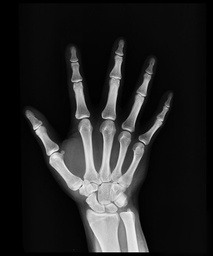
#> input picture Xử lý ảnh_Phát hiện xương gãy/data_test/1.jpg, 213 x 256 px, shrunk from 768 x 923 before the run
$ python -i fracture_detect.py   (imports and definitions only)   (older library calls are emulated)
#> lines starting #> are read from the running program, lines starting #| are printed output that depends on the picture
import numpy as np
import cv2

# Canny Edge Dectetion
# [55 lines left out: function CannyDetector, not called in this run]

# Sobel Filter
def GetSobel(image, Sobel, width, height):
    I_d = np.zeros((width, height), np.float32)

    for rows in range(width):
        for cols in range(height):
            if rows >= 1 or rows <= width - 2 and cols >= 1 or cols <= height - 2:
                for ind in range(3):
                    for ite in range(3):
                        I_d[rows][cols] += Sobel[ind][ite] * image[rows - ind - 1][cols - ite - 1]
            else:
                I_d[rows][cols] = image[rows][cols]

    return I_d

# Harris Corner Detection
def HarrisCornerDetection(image):
    SobelX = np.array([[-1, 0, 1], [-2, 0, 2], [-1, 0, 1]])
    SobelY = np.array([[-1, -2, -1], [0, 0, 0], [1, 2, 1]])

    w, h = image.shape

    ImgX = GetSobel(image, SobelX, w, h)
    ImgY = GetSobel(image, SobelY, w, h)

    for ind1 in range(w):
        for ind2 in range(h):
            if ImgY[ind1][ind2] < 0:
                ImgY[ind1][ind2] *= -1
            if ImgX[ind1][ind2] < 0:
                ImgX[ind1][ind2] *= -1

    ImgX_2 = np.square(ImgX)
    ImgY_2 = np.square(ImgY)

    ImgXY = np.multiply(ImgX, ImgY)
    ImgYX = np.multiply(ImgY, ImgX)

    Sigma = 1.4

    kernelsize = (3, 3)

    ImgX_2 = cv2.GaussianBlur(ImgX_2, kernelsize, Sigma)
    ImgY_2 = cv2.GaussianBlur(ImgY_2, kernelsize, Sigma)
    ImgXY = cv2.GaussianBlur(ImgXY, kernelsize, Sigma)
    ImgYX = cv2.GaussianBlur(ImgYX, kernelsize, Sigma)

    alpha = 0.06
    R = np.zeros((w, h), np.float32)

    for row in range(w):
        for col in range(h):
            M_bar = np.array([[ImgX_2[row][col], ImgXY[row][col]], [ImgYX[row][col], ImgY_2[row][col]]])
            R[row][col] = np.linalg.det(M_bar) - (alpha * np.square(np.trace(M_bar)))
    return R

>>> import cv2
>>> picture = cv2.imread('data_test/1.jpg', cv2.IMREAD_GRAYSCALE)
#> picture is the input picture: shape (256, 213); min 0, max 255, mean 36.3
>>> result = HarrisCornerDetection(picture)
#> after the loop in GetSobel, `for rows in range(width):`:
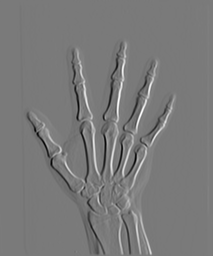
#> I_d: shape (256, 213) float32; min -731, max 793, mean 0; drawn with min black and max white
#> call 2 of GetSobel, with Sobel = array of shape (3, 3), width = 256, height = 213
#> after the loop in GetSobel (call 2), `for rows in range(width):`:
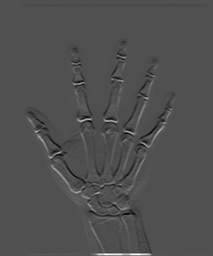
#> I_d: shape (256, 213) float32; min -460, max 1003, mean 0; drawn with min black and max white
#> after the loop in HarrisCornerDetection, `for ind1 in range(w):`:
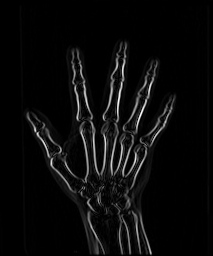
#> ImgX: shape (256, 213) float32; min 0, max 793, mean 33.5; drawn with min black and max white
#> after the loop in HarrisCornerDetection, `for ind1 in range(w):`:
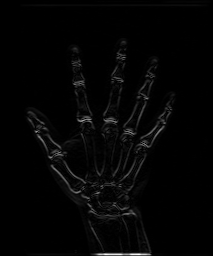
#> ImgY: shape (256, 213) float32; min 0, max 1003, mean 18.6; drawn with min black and max white
#> in HarrisCornerDetection, `ImgY_2 = np.square(ImgY)`:
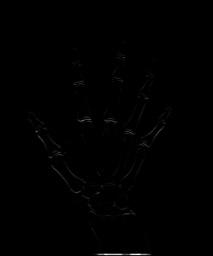
#> ImgY_2: shape (256, 213) float32; min 0, max 1006009, mean 3349.1; drawn with min black and max white
#> in HarrisCornerDetection, `ImgX_2 = cv2.GaussianBlur(ImgX_2, kernelsize, Sigma)`:
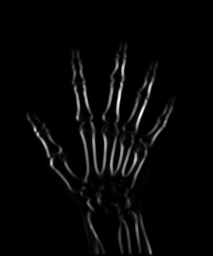
#> ImgX_2: shape (256, 213) float32; min 0, max 319896.3, mean 8968; drawn with min black and max white
#> after the loop in HarrisCornerDetection, `for row in range(w):`:
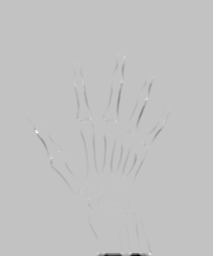
#> R: shape (256, 213) float32; min -2.48e+10, max 7.65e+09, mean -85565920; drawn with min black and max white

$ run again, on Xử lý ảnh_Phát hiện xương gãy/data_test/2.jpg
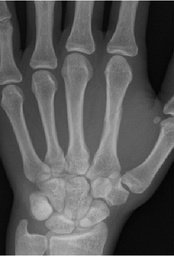
#> input picture Xử lý ảnh_Phát hiện xương gãy/data_test/2.jpg, 174 x 256 px, shrunk from 284 x 418 before the run
#> picture is the input picture: shape (256, 174); min 0, max 209, mean 88.8
#> after the loop in HarrisCornerDetection, `for ind1 in range(w):`:
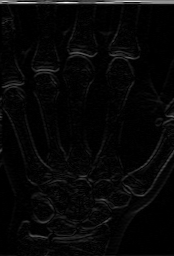
#> ImgY: shape (256, 174) float32; min 0, max 829, mean 24.4; drawn with min black and max white
#> after the loop in HarrisCornerDetection, `for row in range(w):`:
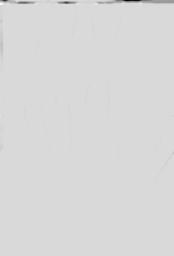
#> R: shape (256, 174) float32; min -9.05e+09, max 1.54e+09, mean -32293682; drawn with min black and max white

$ run again, on Xử lý ảnh_Phát hiện xương gãy/data_test/3.jpg
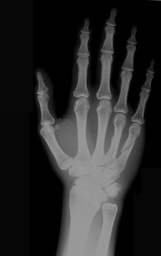
#> input picture Xử lý ảnh_Phát hiện xương gãy/data_test/3.jpg, 161 x 256 px, shrunk from 525 x 835 before the run
#> picture is the input picture: shape (256, 161); min 0, max 154, mean 41.5
#> after the loop in GetSobel (call 2), `for rows in range(width):`:
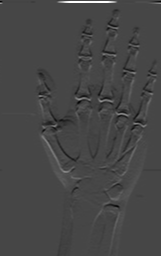
#> I_d: shape (256, 161) float32; min -234, max 610, mean 0; drawn with min black and max white
#> after the loop in HarrisCornerDetection, `for row in range(w):`:
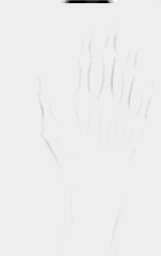
#> R: shape (256, 161) float32; min -3.98e+09, max 280179104, mean -18697746; drawn with min black and max white

$ run again, on Xử lý ảnh_Phát hiện xương gãy/data_test/4.jpg
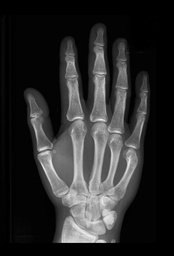
#> input picture Xử lý ảnh_Phát hiện xương gãy/data_test/4.jpg, 174 x 256 px, shrunk from 697 x 1024 before the run
#> picture is the input picture: shape (256, 174); min 0, max 237, mean 43.5
#> after the loop in HarrisCornerDetection, `for row in range(w):`:
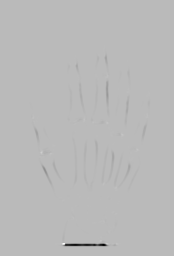
#> R: shape (256, 174) float32; min -1.28e+10, max 4.67e+09, mean -45399724; drawn with min black and max white
